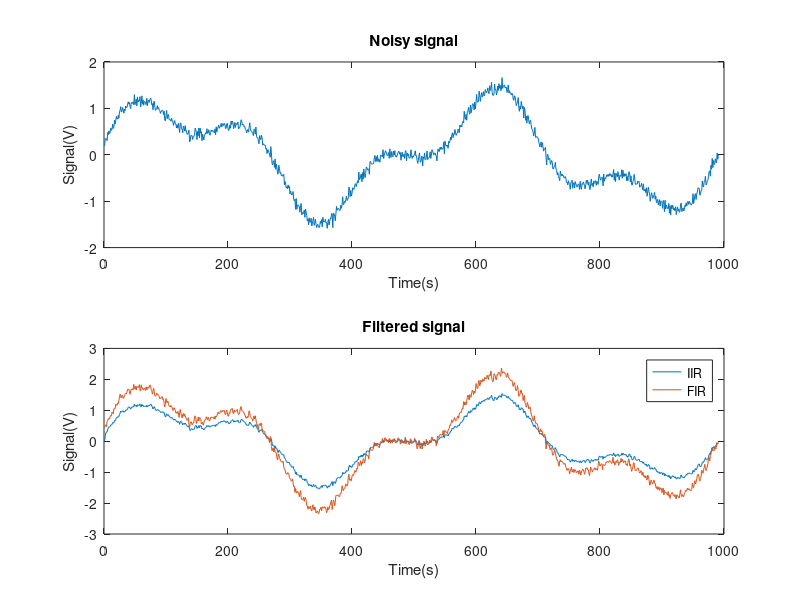

This chart was generated by the following MATLAB code:
clear all; close all; clc;

t = 1:0.1:100;

x = sin(2*pi*t/50)+0.5*sin(2*pi*t/20);
xn = 0.07*normrnd(0,1,1,length(t));
xnoisy = x+xn;
subplot(2,1,1)
plot(xnoisy)
%hold on
xlabel('Time(s)');
ylabel('Signal(V)');
title('Noisy signal')

% IIR
M=3;
%lambda = (M-1)/M;
lambda=0.5;
y=[];
y(1)=[0];
for ii = 2:length(xnoisy)
       y(ii)=lambda*y(ii-1)+(1-lambda)*xnoisy(ii);
end       

%FIR
N=2;
y2=[];
for ii=N:length(xnoisy)
	y2 = [y2 xnoisy(ii)+xnoisy(ii-N+1)+xnoisy(ii-N+2)];
end
y2=y2/N;

subplot(2,1,2)
plot(y)
hold on
plot(y2)
hold off
legend('IIR','FIR')
xlabel('Time(s)');
ylabel('Signal(V)');
title('Filtered signal')
